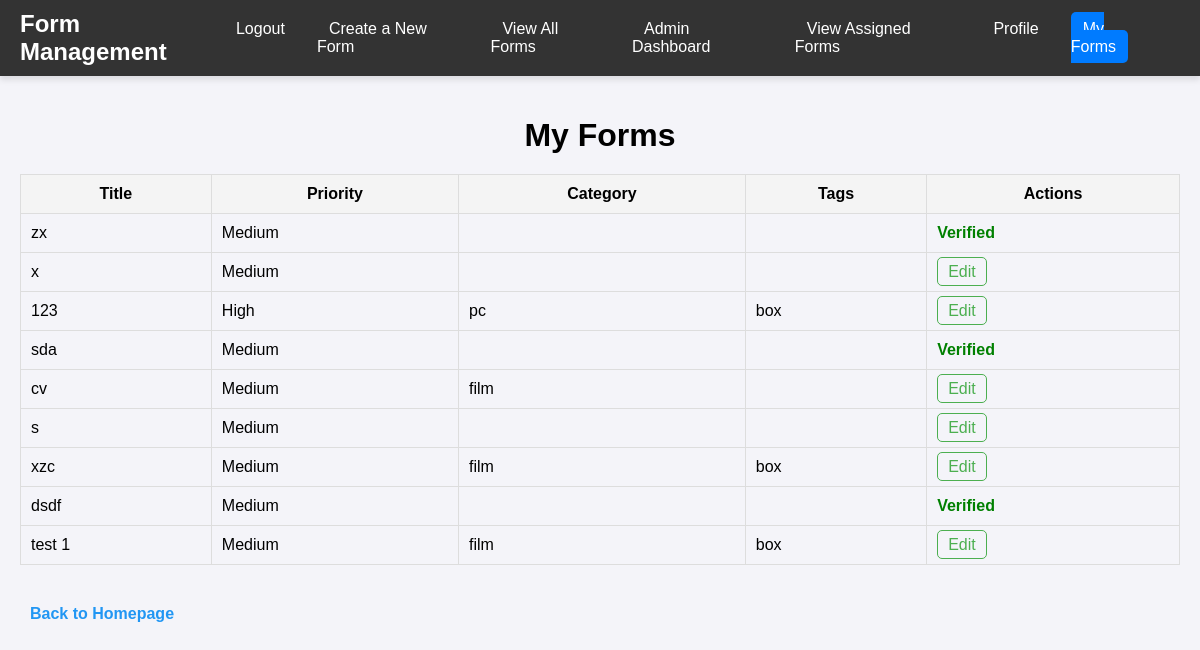
Page /my-forms/ (signed in) on the committed database.
### app/models.py (models this page shows, shortened)
class Form(models.Model):
    title = models.CharField(max_length=255)
    sender_signature = models.CharField(max_length=255)
    receiver = models.CharField(max_length=255)
    receiver_signature = models.CharField(max_length=255, blank=True)
    content = models.TextField()
    tags = models.ManyToManyField(Tag, related_name="forms", blank=True)
    category = models.ForeignKey(Category, on_delete=models.CASCADE, related_name="forms", null=True)
    users = models.ManyToManyField('app.CustomUser', blank=True)  # view-only users section
    sender_name = models.CharField(max_length=255)
    prioritize = models.BooleanField(default=False)
    priority = models.CharField(max_length=100, choices=[('High', 'High'), ('Medium', 'Medium'), ('Low', 'Low')], default='Medium')
    assigned_managers = models.ManyToManyField(CustomUser, related_name="assigned_forms", blank=True, limit_choices_to={'role': 'manager'})
    assigned_admins = models.ManyToManyField(CustomUser, related_name="assigned_admin_forms", blank=True, limit_choices_to={'role': 'admin'})
    assigned_users = models.ManyToManyField(
        CustomUser,
        related_name="viewable_forms",
        blank=True,
        limit_choices_to={'role': 'user'}
    )
    allowed_managers = models.ManyToManyField(CustomUser, related_name='allowed_forms', blank=True)  # Add this line
    sender = models.CharField(max_length=100)
    verified = models.BooleanField(default=False)
    verified_by = models.ForeignKey(CustomUser, null=True, on_delete=models.SET_NULL, related_name='verified_forms', blank=True)
    verified_at = models.DateTimeField(null=True, blank=True)
    last_modified = models.DateTimeField(auto_now=True)
    class Meta:
        verbose_name = 'Form'
        verbose_name_plural = 'Forms'

class Category(models.Model):
    name = models.CharField(max_length=50, unique=True)
    class Meta:
        verbose_name = 'Category'
        verbose_name_plural = 'Categories'

class Tag(models.Model):
    name = models.CharField(max_length=50, unique=True)
    class Meta:
        verbose_name = 'Tag'
        verbose_name_plural = 'Tags'

### app/views.py (the view)
# urls.py: path('my-forms/', views.my_forms, name='my_forms'),  # Define the 'my_forms' route
@login_required
def my_forms(request):
    user = request.user
    forms = Form.objects.filter(
        Q(sender=user) | Q(assigned_managers=user)
    ).select_related('category').prefetch_related('tags')
    return render(request, 'form/my_forms.html', {'forms': forms})

### app/models.py (called while the page is built)
    def __str__(self):
        return self.username

### app/templates/form/my_forms.html (shortened to what this page needs)
{% extends "base.html" %}
{% block content %}
    <div class="container" style="max-width: 1200px; margin: 0 auto; padding: 20px;">
        <h1 style="text-align: center; margin-bottom: 20px;">My Forms</h1>
        {% if forms %}
            <table style="width: 100%; border-collapse: collapse; margin-top: 20px;">
                <thead style="background-color: #f4f4f4;">
                    <tr>
                        <th style="padding: 10px; border: 1px solid #ddd;">Title</th>
                        <th style="padding: 10px; border: 1px solid #ddd;">Priority</th>
                        <th style="padding: 10px; border: 1px solid #ddd;">Category</th>
                        <th style="padding: 10px; border: 1px solid #ddd;">Tags</th>
                        <th style="padding: 10px; border: 1px solid #ddd;">Actions</th>
                    </tr>
                </thead>
                <tbody>
                    {% for form in forms %}
                        <tr>
                            <td style="padding: 10px; border: 1px solid #ddd;">{{ form.title }}</td>
                            <td style="padding: 10px; border: 1px solid #ddd;">{{ form.priority }}</td>
                            <td style="padding: 10px; border: 1px solid #ddd;">{{ form.category.name }}</td>
                            <td style="padding: 10px; border: 1px solid #ddd;">
                                {% for tag in form.tags.all %}
                                    {{ tag.name }}{% if not forloop.last %}, {% endif %}
                                {% endfor %}
                            </td>
                            <td style="padding: 10px; border: 1px solid #ddd;">
                                {% if not form.verified %}
                                    <a href="{% url 'edit_form' form.id %}" style="color: #4CAF50; text-decoration: none; padding: 5px 10px; border: 1px solid #4CAF50; border-radius: 5px;">Edit</a>
                                {% else %}
                                    <span style="color: green; font-weight: bold;">Verified</span>
                                {% endif %}
                            </td>
                        </tr>
                    {% endfor %}
                </tbody>
            </table>
        {% else %}
            <p style="margin-top: 20px; font-size: 16px;">You haven't sent any forms yet.</p>
        {% endif %}
        <a href="{% url 'homepage' %}" style="display: block; margin-top: 30px; color: #2196F3; text-decoration: none; font-weight: bold; padding: 10px;">Back to Homepage</a>
    </div>
{% endblock %}

### app/static/css/navbar_styles.css (style rules this page uses)
body { font-family: 'Arial', sans-serif; margin: 0; padding: 0; background-color: #f4f4f9; }

### rows in the picture
Form: title "zx", priority "Medium", verified "Verified"
Form: title "x", priority "Medium", verified "Edit"
Form: title "123", priority "High", category.name "pc", verified "Edit"
Tag: name "box"
Form: title "sda", priority "Medium", verified "Verified"
Form: title "cv", priority "Medium", category.name "film", verified "Edit"
Form: title "s", priority "Medium", verified "Edit"
Form: title "xzc", priority "Medium", category.name "film", verified "Edit"
Form: title "dsdf", priority "Medium", verified "Verified"
Form: title "test 1", priority "Medium", category.name "film", verified "Edit"
